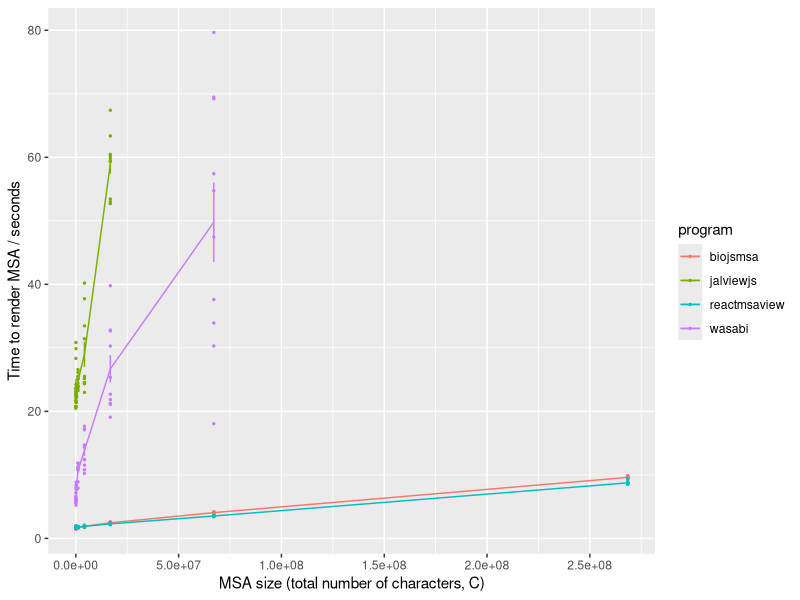

Write the R code that produced this figure.
library(ggplot2)
library(scales)


df <- read.table("out.tsv", header = TRUE)
df$size <- df$size * df$size
x <- ggplot(df, aes(x = size, y = time, color = program)) +
  geom_line(stat = "summary") +
  geom_errorbar(width = 0.2, stat = "summary") +
  geom_jitter(size = 0.5, position = position_jitter(width = 0.1, seed = 42)) +
  scale_x_continuous(breaks = scales::pretty_breaks(n = 10)) +
  ylab("Time to render MSA / seconds") +
  xlab("MSA size (total number of characters, C)")


ggsave("img/1.png", x, width = 7, height = 4)
